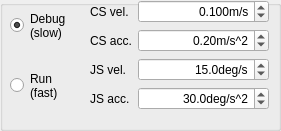
  <widget class="QGroupBox" name="groupBox_14">
   <property name="geometry">
    <rect>
     <x>330</x>
     <y>540</y>
     <width>281</width>
     <height>131</height>
    </rect>
   </property>
   <property name="title">
    <string/>
   </property>
   <widget class="QWidget" name="layoutWidget">
    <property name="geometry">
     <rect>
      <x>90</x>
      <y>0</y>
      <width>179</width>
      <height>128</height>
     </rect>
    </property>
    <layout class="QFormLayout" name="formLayout_2">
     <item row="0" column="0">
      <widget class="QLabel" name="labelTargetVelocity_3">
       <property name="text">
        <string>CS vel.</string>
       </property>
      </widget>
     </item>
     <item row="0" column="1">
      <widget class="QDoubleSpinBox" name="task_doubleSpinBox_CSvelRobotA">
       <property name="minimumSize">
        <size>
         <width>100</width>
         <height>0</height>
        </size>
       </property>
       <property name="alignment">
        <set>Qt::AlignRight|Qt::AlignTrailing|Qt::AlignVCenter</set>
       </property>
       <property name="suffix">
        <string>m/s</string>
       </property>
       <property name="decimals">
        <number>3</number>
       </property>
       <property name="maximum">
        <double>1.000000000000000</double>
       </property>
       <property name="singleStep">
        <double>0.100000000000000</double>
       </property>
       <property name="value">
        <double>0.100000000000000</double>
       </property>
      </widget>
     </item>
     <item row="1" column="0">
      <widget class="QLabel" name="labelTargetAcceleration_3">
       <property name="text">
        <string>CS acc.</string>
       </property>
      </widget>
     </item>
     <item row="1" column="1">
      <widget class="QDoubleSpinBox" name="task_doubleSpinBox_CSaccRobotA">
       <property name="minimumSize">
        <size>
         <width>0</width>
         <height>0</height>
        </size>
       </property>
       <property name="alignment">
        <set>Qt::AlignRight|Qt::AlignTrailing|Qt::AlignVCenter</set>
       </property>
       <property name="suffix">
        <string>m/s^2</string>
       </property>
       <property name="maximum">
        <double>4.000000000000000</double>
       </property>
       <property name="singleStep">
        <double>0.100000000000000</double>
       </property>
       <property name="value">
        <double>0.200000000000000</double>
       </property>
      </widget>
     </item>
     <item row="2" column="0">
      <widget class="QLabel" name="labelTargetVelocity_5">
       <property name="text">
        <string>JS vel.</string>
       </property>
      </widget>
     </item>
     <item row="2" column="1">
      <widget class="QDoubleSpinBox" name="task_doubleSpinBox_JSvelRobotA">
       <property name="minimumSize">
        <size>
         <width>100</width>
         <height>0</height>
        </size>
       </property>
       <property name="alignment">
        <set>Qt::AlignRight|Qt::AlignTrailing|Qt::AlignVCenter</set>
       </property>
       <property name="suffix">
        <string>deg/s</string>
       </property>
       <property name="decimals">
        <number>1</number>
       </property>
       <property name="maximum">
        <double>120.000000000000000</double>
       </property>
       <property name="singleStep">
        <double>5.000000000000000</double>
       </property>
       <property name="value">
        <double>15.000000000000000</double>
       </property>
      </widget>
     </item>
     <item row="3" column="0">
      <widget class="QLabel" name="labelTargetAcceleration_6">
       <property name="text">
        <string>JS acc.</string>
       </property>
      </widget>
     </item>
     <item row="3" column="1">
      <widget class="QDoubleSpinBox" name="task_doubleSpinBox_JSaccRobotA">
       <property name="minimumSize">
        <size>
         <width>0</width>
         <height>0</height>
        </size>
       </property>
       <property name="alignment">
        <set>Qt::AlignRight|Qt::AlignTrailing|Qt::AlignVCenter</set>
       </property>
       <property name="suffix">
        <string>deg/s^2</string>
       </property>
       <property name="decimals">
        <number>1</number>
       </property>
       <property name="maximum">
        <double>360.000000000000000</double>
       </property>
       <property name="singleStep">
        <double>5.000000000000000</double>
       </property>
       <property name="value">
        <double>30.000000000000000</double>
       </property>
      </widget>
     </item>
    </layout>
   </widget>
   <widget class="QRadioButton" name="radioButton_setRobotAccVel_DEBUG">
    <property name="geometry">
     <rect>
      <x>10</x>
      <y>0</y>
      <width>71</width>
      <height>51</height>
     </rect>
    </property>
    <property name="text">
     <string>Debug
(slow)</string>
    </property>
    <property name="checked">
     <bool>true</bool>
    </property>
   </widget>
   <widget class="QRadioButton" name="radioButton_setRobotAccVel_RUN">
    <property name="enabled">
     <bool>true</bool>
    </property>
    <property name="geometry">
     <rect>
      <x>10</x>
      <y>60</y>
      <width>71</width>
      <height>51</height>
     </rect>
    </property>
    <property name="text">
     <string>Run
(fast)</string>
    </property>
   </widget>
  </widget>
